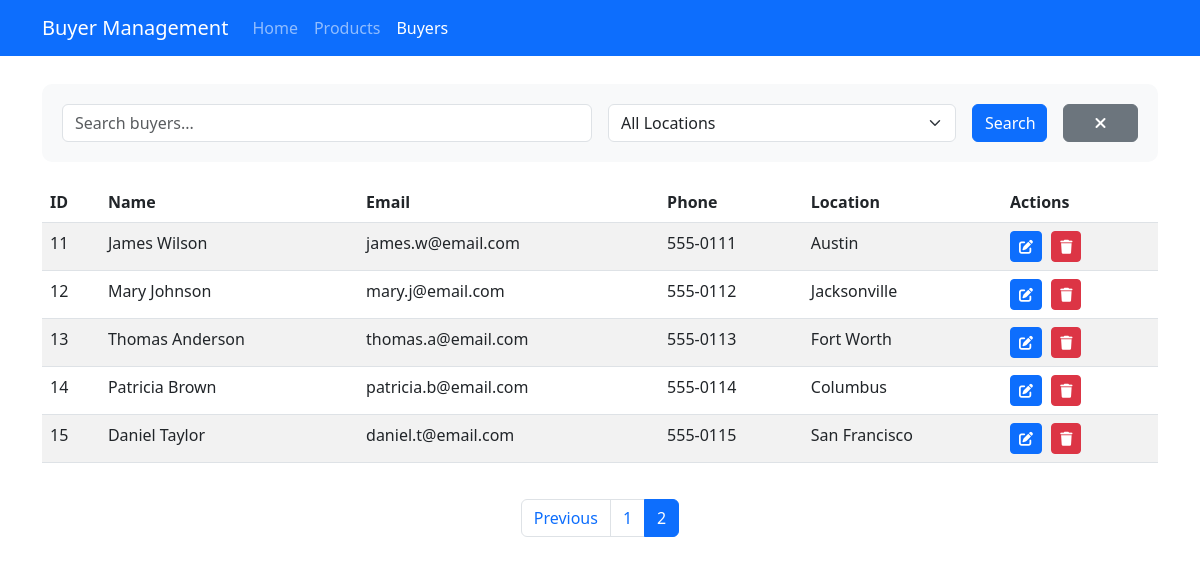
The app's page /buyers.php?page=2 with its own data.
### tables this page shows
CREATE TABLE IF NOT EXISTS buyers (
    id INT PRIMARY KEY AUTO_INCREMENT,
    name VARCHAR(255) NOT NULL,
    email VARCHAR(255) NOT NULL UNIQUE,
    phone VARCHAR(20),
    location VARCHAR(255),
    created_at TIMESTAMP DEFAULT CURRENT_TIMESTAMP,
    updated_at TIMESTAMP DEFAULT CURRENT_TIMESTAMP ON UPDATE CURRENT_TIMESTAMP
);

### buyers.php (the view, shortened to what this page needs)
<?php
require_once 'config/database.php';
require_once 'includes/pagination.php';
$search = isset($_GET['search']) ? $_GET['search'] : '';
$page = isset($_GET['page']) ? (int)$_GET['page'] : 1;
$records_per_page = 10;
$offset = ($page - 1) * $records_per_page;
$count_query = "SELECT COUNT(*) as total FROM buyers WHERE 1=1";
$params = [];
$stmt = $pdo->prepare($count_query);
$stmt->execute($params);
$total_records = $stmt->fetch(PDO::FETCH_ASSOC)['total'];
$query = "SELECT * FROM buyers WHERE 1=1";
$params = [];
$query .= " LIMIT " . (int)$records_per_page . " OFFSET " . (int)$offset;
$stmt = $pdo->prepare($query);
$stmt->execute($params);
$buyers = $stmt->fetchAll(PDO::FETCH_ASSOC);
$pagination = getPagination($total_records, $records_per_page, $page);
?>
<!DOCTYPE html>
<html lang="en">
<head>
    <link href="https://cdn.jsdelivr.net/npm/bootstrap@5.3.0/dist/css/bootstrap.min.css" rel="stylesheet">
    <link href="https://cdnjs.cloudflare.com/ajax/libs/font-awesome/6.0.0/css/all.min.css" rel="stylesheet">
</head>
<body>
    <nav class="navbar navbar-expand-lg navbar-dark bg-primary">
        <div class="container">
            <a class="navbar-brand" href="index.php">Buyer Management</a>
            <div class="collapse navbar-collapse" id="navbarNav">
                <ul class="navbar-nav">
                    <li class="nav-item">
                        <a class="nav-link" href="index.php">Home</a>
                    </li>
                    <li class="nav-item">
                        <a class="nav-link" href="products.php">Products</a>
                    </li>
                    <li class="nav-item">
                        <a class="nav-link active" href="buyers.php">Buyers</a>
                    </li>
                </ul>
            </div>
        </div>
    </nav>
    <div class="container mt-4">
        <div class="search-container">
            <form method="GET" class="row g-3">
                <div class="col-md-6">
                    <input type="text" class="form-control" name="search" placeholder="Search buyers..." value="<?php echo htmlspecialchars($search); ?>">
                </div>
                <div class="col-md-4">
                    <select class="form-select" name="location">
                        <option value="">All Locations</option>
                    </select>
                </div>
                <div class="col-md-1">
                    <button type="submit" class="btn btn-primary w-100">Search</button>
                </div>
                <div class="col-md-1">
                    <a href="buyers.php" class="btn btn-secondary w-100" title="Clear Search">
                        <i class="fas fa-times"></i>
                    </a>
                </div>
            </form>
        </div>
        <div class="table-responsive">
            <table class="table table-striped">
                <thead>
                    <tr>
                        <th>ID</th>
                        <th>Name</th>
                        <th>Email</th>
                        <th>Phone</th>
                        <th>Location</th>
                        <th>Actions</th>
                    </tr>
                </thead>
                <tbody>
                    <?php foreach ($buyers as $buyer): ?>
                        <tr>
                            <td><?php echo htmlspecialchars($buyer['id']); ?></td>
                            <td><?php echo htmlspecialchars($buyer['name']); ?></td>
                            <td><?php echo htmlspecialchars($buyer['email']); ?></td>
                            <td><?php echo htmlspecialchars($buyer['phone']); ?></td>
                            <td><?php echo htmlspecialchars($buyer['location']); ?></td>
                            <td class="action-buttons">
                                <button class="btn btn-sm btn-primary edit-buyer" data-id="<?php echo $buyer['id']; ?>" title="Edit Buyer">
                                    <i class="fas fa-edit"></i>
                                </button>
                                <button class="btn btn-sm btn-danger delete-buyer" data-id="<?php echo $buyer['id']; ?>" title="Delete Buyer">
                                    <i class="fas fa-trash"></i>
                                </button>
                            </td>
                        </tr>
                    <?php endforeach; ?>
                </tbody>
            </table>
        </div>
        <?php echo $pagination; ?>
    </div>
</body>
</html>

### buyers.php (style rules this page uses)
.navbar { position: fixed; top: 0; width: 100%; z-index: 1000; }
body { padding-top: 60px; }
.search-container { background: #f8f9fa; padding: 20px; border-radius: 10px; margin-bottom: 20px; }
.action-buttons .btn { margin-right: 5px; }

### records on screen
buyers: id "11", name "James Wilson", email "james.w@email.com", phone "555-0111", location "Austin"
buyers: id "12", name "Mary Johnson", email "mary.j@email.com", phone "555-0112", location "Jacksonville"
buyers: id "13", name "Thomas Anderson", email "thomas.a@email.com", phone "555-0113", location "Fort Worth"
buyers: id "14", name "Patricia Brown", email "patricia.b@email.com", phone "555-0114", location "Columbus"
buyers: id "15", name "Daniel Taylor", email "daniel.t@email.com", phone "555-0115", location "San Francisco"
